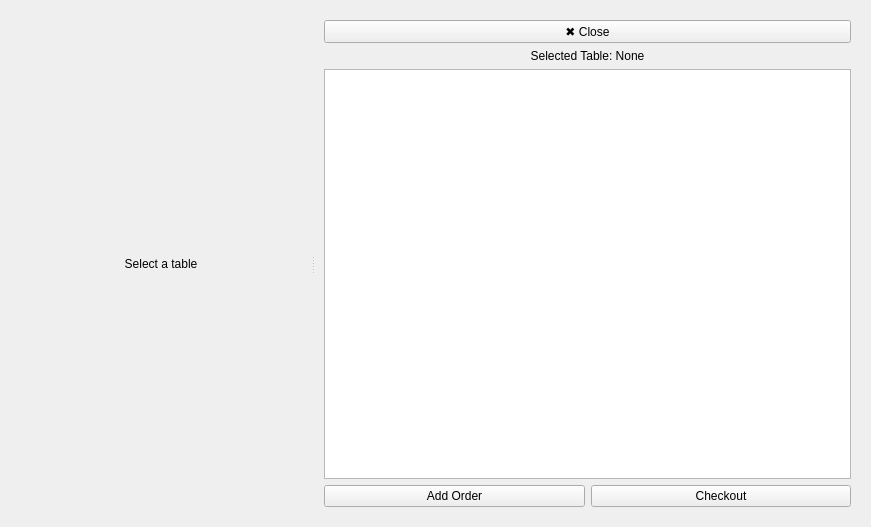
<?xml version="1.0" encoding="UTF-8"?>
<ui version="4.0">
 <class>TablesPage</class>
 <widget class="QWidget" name="TablesPage">
  <property name="geometry">
   <rect>
    <x>0</x>
    <y>0</y>
    <width>871</width>
    <height>527</height>
   </rect>
  </property>
  <layout class="QVBoxLayout" name="mainLayout">
   <item>
    <widget class="QSplitter" name="splitterMain">
     <property name="orientation">
      <enum>Qt::Orientation::Horizontal</enum>
     </property>
     <widget class="QFrame" name="frameLeft">
      <property name="minimumSize">
       <size>
        <width>300</width>
        <height>0</height>
       </size>
      </property>
      <layout class="QVBoxLayout" name="layoutLeft">
       <item>
        <widget class="QLabel" name="labelHeader">
         <property name="text">
          <string>Select a table</string>
         </property>
         <property name="alignment">
          <set>Qt::AlignmentFlag::AlignCenter</set>
         </property>
        </widget>
       </item>
       <item>
        <layout class="QGridLayout" name="gridLayoutTables"/>
       </item>
      </layout>
     </widget>
     <widget class="QFrame" name="frameRight">
      <property name="minimumSize">
       <size>
        <width>250</width>
        <height>0</height>
       </size>
      </property>
      <layout class="QVBoxLayout" name="layoutRight">
       <item>
        <widget class="QPushButton" name="buttonCloseRightPanel">
         <property name="text">
          <string>✖ Close</string>
         </property>
        </widget>
       </item>
       <item>
        <widget class="QLabel" name="labelSelectedTable">
         <property name="text">
          <string>Selected Table: None</string>
         </property>
         <property name="alignment">
          <set>Qt::AlignmentFlag::AlignCenter</set>
         </property>
        </widget>
       </item>
       <item>
        <widget class="QTableWidget" name="tableOrders"/>
       </item>
       <item>
        <layout class="QHBoxLayout" name="layoutButtons">
         <item>
          <widget class="QPushButton" name="buttonAddOrder">
           <property name="text">
            <string>Add Order</string>
           </property>
          </widget>
         </item>
         <item>
          <widget class="QPushButton" name="buttonCheckout">
           <property name="text">
            <string>Checkout</string>
           </property>
          </widget>
         </item>
        </layout>
       </item>
      </layout>
     </widget>
    </widget>
   </item>
  </layout>
 </widget>
 <resources/>
 <connections/>
</ui>
